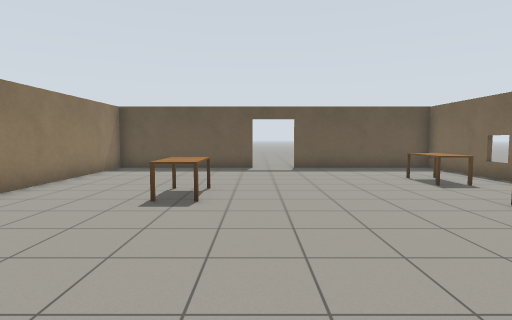
View 1 (above)

12 first-person views from a walk through a world built for the Gazebo simulator. The camera is 1.2 m above the floor, tilts 4° down and sees 80° across. The floor is counted in squares, 1 m on a side. Each view is taken from the middle of a square. On the plan, view 1 faces up. The plan holds only what a view shows up to about 13 squares ahead; the rest is blank. Simple shapes stand in for some stock models. Surface patterns are stand-ins for the level's own textures.

View 2
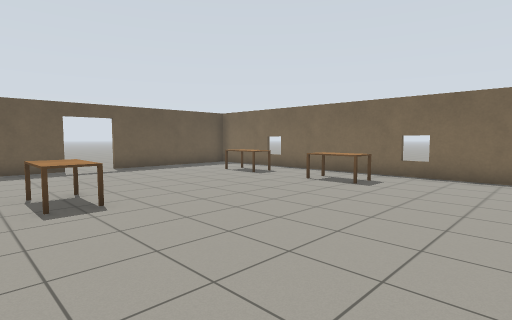

View 3
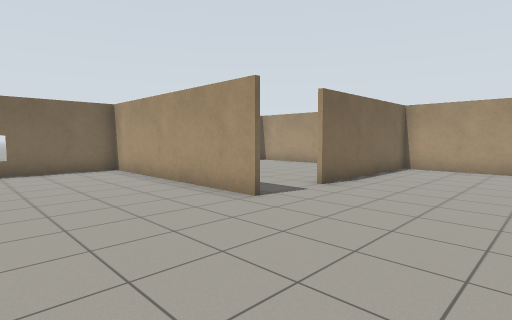

View 4
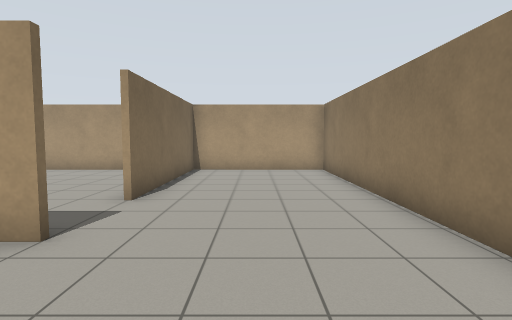

View 5
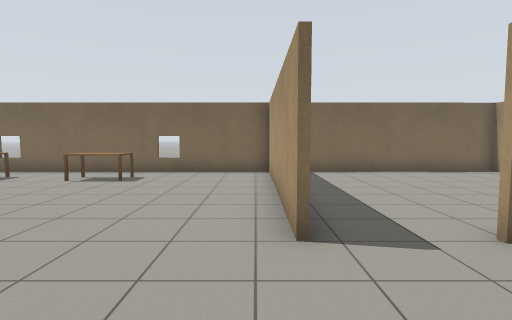

View 6
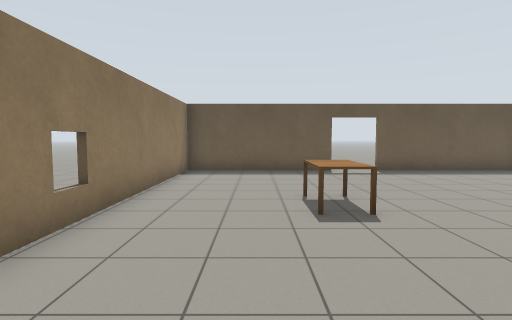

View 7
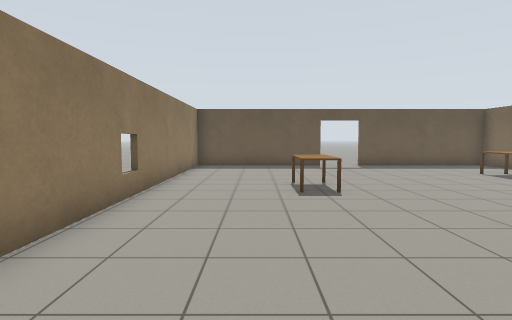

View 8
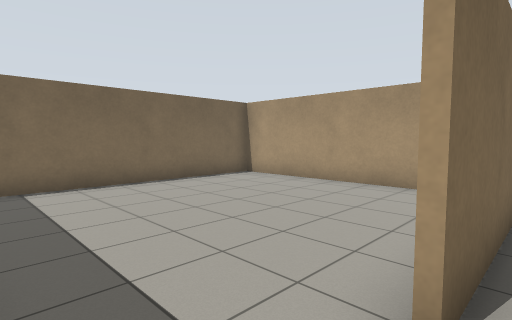

View 9
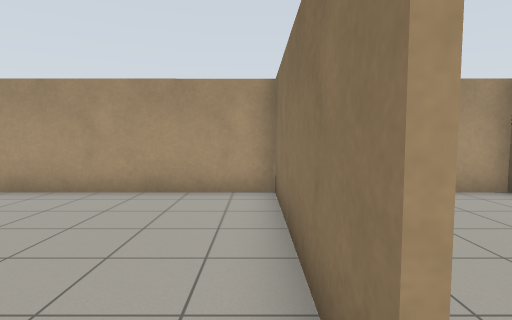

View 10
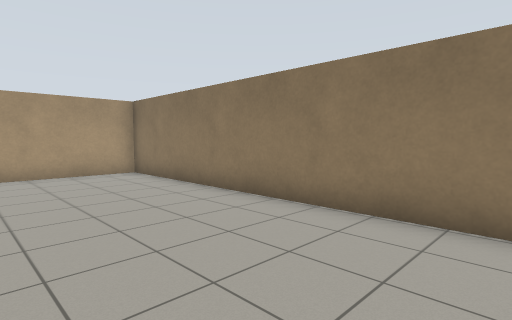

View 11
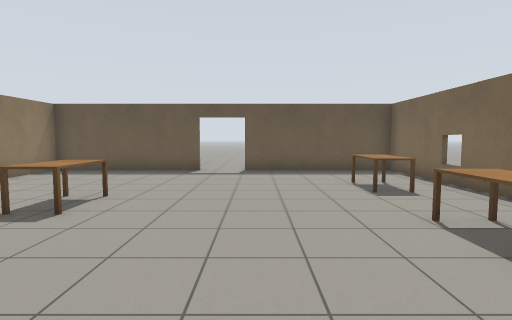

View 12
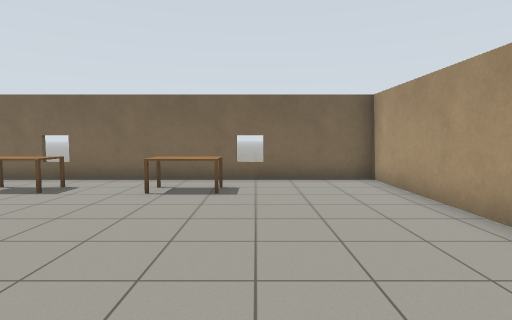

### Floor plan
Points are (right, up) in squares from view 1. A wall is a line through its corners. A room is listed if a view was taken in it or the views show most of it. See-through windows are left out.
Room 1 (views 1, 2, 3, 4, 5, 6, 7, 8, 10, 11, 12)
walls: (-0.5, -0.5) (7.1, -0.5) (7.1, 12.5) (1.5, 12.5); (-0.1, 12.5) (-5.6, 12.5) (-5.6, -8.8) (-1, -8.8); (-0.6, -8.9) (-0.6, -2.9)
ways out: opening at (-1, -2) to room 2; open door at (0.5, 13)
objects: dining table (-2, 6) to (-1, 7); dining table (5, 4) to (5, 5); dining table (5, 8) to (5, 9)
Room 2 (view 9)
walls: (-0.4, -2.9) (-0.4, -8.9); (-1, -8.8) (7.1, -8.7) (7.1, -1.6)
ways out: opening at (-1, -2) to room 1

Positions as (right, up) in squares from view 1, and headings:
1: (0, 0), facing up
2: (-3, 0), facing up-right
3: (-5, 4), facing down-right
4: (-3, 3), facing down
5: (-4, 0), facing right
6: (-3, 1), facing up
7: (-3, -1), facing up
8: (-1, -1), facing down-right
9: (0, -2), facing down
10: (-1, 2), facing down-left
11: (2, 1), facing up
12: (-2, 3), facing right
